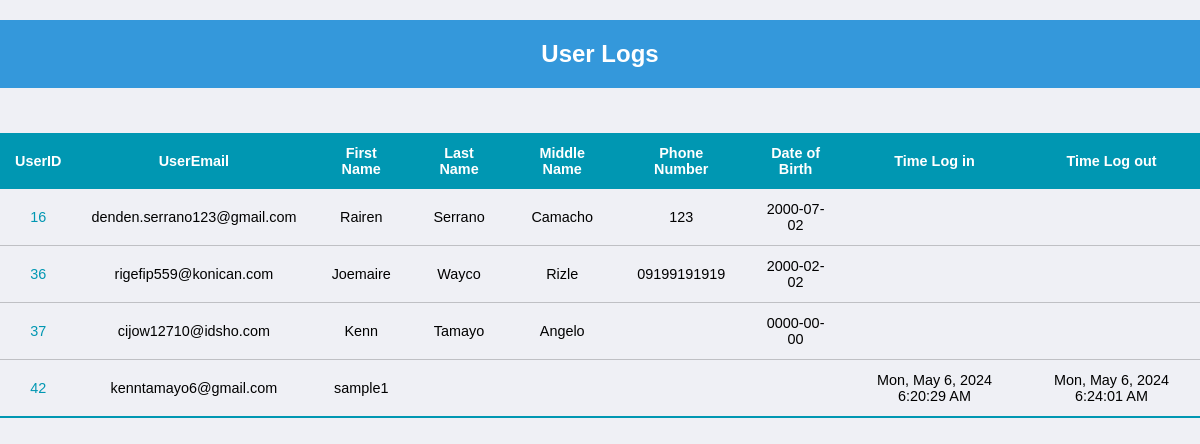
Page /user_logs.php on the earlier database version.
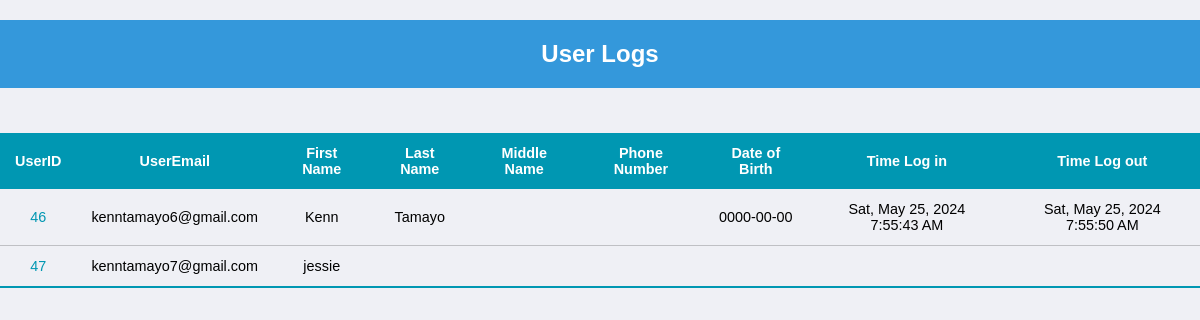
Same page on the later database version.
### tables this page shows
CREATE TABLE `account_details` (
  `account_id` int(11) NOT NULL,
  `UserID` int(11) DEFAULT NULL,
  `first_name` varchar(50) DEFAULT NULL,
  `last_name` varchar(50) DEFAULT NULL,
  `middle_name` varchar(50) DEFAULT NULL,
  `email` varchar(50) DEFAULT NULL,
  `phone_number` varchar(11) DEFAULT NULL,
  `date_of_birth` date DEFAULT NULL
);

CREATE TABLE `users` (
  `UserID` int(11) NOT NULL,
  `name` varchar(50) NOT NULL,
  `email` varchar(50) NOT NULL,
  `password` varchar(50) NOT NULL,
  `password_creation_date` date DEFAULT NULL,
  `code` text NOT NULL,
  `profile_picture` varchar(50) NOT NULL,
  `time_log_in` timestamp NULL DEFAULT NULL,
  `time_log_out` timestamp NULL DEFAULT NULL,
  `failed_attempts` int(11) DEFAULT 0,
  `lock_until` timestamp NULL DEFAULT NULL
);

### user_logs.php (the view, shortened to what this page needs)
<!DOCTYPE html>
<html lang="en">
<head>
    <link rel="stylesheet" href="css/style.css">
</head>
<body>
  <h2 class="newbook_header">User Logs</h2>
  <?php
include("dbconnect.php");
if (isset($_GET['userID'])) {
    $selectedUserID = $_GET['userID'];
    $sql = "SELECT u.UserID, u.email AS userEmail, ad.first_name, ad.last_name, ad.middle_name, ad.phone_number, ad.date_of_birth, u.time_log_in, u.time_log_out
            FROM users u
            JOIN account_details ad ON u.UserID = ad.UserID
            WHERE u.UserID = $selectedUserID";
    $result = mysqli_query($dbconnect, $sql);
    if ($result) {
        ?>
        <form method='post'>
            <div class="dashboard_container">
                <table class="dashboard_table">
                    <thead>
                        <tr>
                            <th>UserID</th>
                            <th>UserEmail</th>
                            <th>First Name</th>
                            <th>Last Name</th>
                            <th>Middle Name</th>
                            <th>Phone Number</th>
                            <th>Date of Birth</th>
                            <th>Time Log in </th>
                            <th>Time log out</th>
                        </tr>
                    </thead>
                    <tbody>
                        <?php
                        while ($row = mysqli_fetch_assoc($result)) {
                            ?>
                            <tr>
                                <td><a class="userid_link" href='borrowedbooks_management.php?userID=<?php echo $row['UserID']; ?>'><?php echo $row['UserID']; ?></a></td>
                                <td><?php echo $row['userEmail']; ?></td>
                                <td><?php echo $row['first_name']; ?></td>
                                <td><?php echo $row['last_name']; ?></td>
                                <td><?php echo $row['middle_name']; ?></td>
                                <td><?php echo $row['phone_number']; ?></td>
                                <td><?php echo $row['date_of_birth']; ?></td>
                                <td><?php echo $row['time_log_in']; ?></td>
                                <td><?php echo $row['time_log_out']; ?></td>
                            </tr>
                            <?php
                        }
                        ?>
                    </tbody>
                </table>
            </div>
        </form>
        <?php
    } else {
        echo "Error: " . mysqli_error($dbconnect);
    }
} else {
    $sqlAllUsers = "SELECT u.UserID, u.email AS userEmail, ad.first_name, ad.last_name, ad.middle_name, ad.phone_number, ad.date_of_birth, u.time_log_in, u.time_log_out
                    FROM users u
                    JOIN account_details ad ON u.UserID = ad.UserID";
    $resultAllUsers = mysqli_query($dbconnect, $sqlAllUsers);
    if ($resultAllUsers) {
        ?>
        <form method='post'>
            <div class="dashboard_container">
                <table class="dashboard_table">
                    <thead>
                        <tr>
                            <th>UserID</th>
                            <th>UserEmail</th>
                            <th>First Name</th>
                            <th>Last Name</th>
                            <th>Middle Name</th>
                            <th>Phone Number</th>
                            <th>Date of Birth</th>
                            <th>Time Log in </th>
                            <th>Time Log out</th>
                        </tr>
                    </thead>
                    <tbody>
                        <?php
                        while ($rowAllUsers = mysqli_fetch_assoc($resultAllUsers)) {
                            ?>
                            <tr>
                                <td><a class="userid_link" href='borrowedbooks_management.php?userID=<?php echo $rowAllUsers['UserID']; ?>'><?php echo $rowAllUsers['UserID']; ?></a></td>
                                <td><?php echo $rowAllUsers['userEmail']; ?></td>
                                <td><?php echo $rowAllUsers['first_name']; ?></td>
                                <td><?php echo $rowAllUsers['last_name']; ?></td>
                                <td><?php echo $rowAllUsers['middle_name']; ?></td>
                                <td><?php echo $rowAllUsers['phone_number']; ?></td>
                                <td><?php echo $rowAllUsers['date_of_birth']; ?></td>
                                <td><?php echo !empty($rowAllUsers['time_log_in']) ? date('D, M j, Y g:i:s A', strtotime($rowAllUsers['time_log_in'])) : ''; ?></td>
                                <td><?php echo !empty($rowAllUsers['time_log_out']) ? date('D, M j, Y g:i:s A', strtotime($rowAllUsers['time_log_out'])) : ''; ?></td>
                            <?php
                        }
                        ?>
                    </tbody>
                </table>
            </div>
        </form>
        <?php
    } else {
        echo "Error: " . mysqli_error($dbconnect);
    }
}
?>
</body>
</html>

### css/style.css (style rules this page uses)
* { font-family: 'Poppins', sans-serif; }
body,html, :root { min-height: 100%; background-color: #EFF0F5; padding: 0; margin: 0; font-family: Poppins, sans-serif; font-size: 1em; }
.dashboard_container, .usermanagement_container { display: flex; justify-content: center; align-items: center; }
.dashboard_table { border-collapse: collapse; margin: 25px 0; font-size: .9em; min-width: 400px; }
.dashboard_table thead tr { background-color: #0097B2; color: #FFF; text-align: center; font-weight: bold; }
.dashboard_table th, .dashboard_table td { padding: 12px 15px; text-align: center; }
.dashboard_table tbody tr { border-bottom: 1px solid rgba(0, 0, 0, 0.2); }
.dashboard_table tbody tr:last-of-type { border-bottom: 2px solid #0097B2; }
.userid_link { text-decoration: none; color: #0097B2; }
.newbook_header { background-color: #3498db; color: #fff; text-align: center; padding: 20px; }

Differences in the rows shown:
removed account_details: UserID.UserID "16", UserID.email "denden.serrano123@gmail.com", first_name "Rairen", last_name "Serrano", middle_name "Camacho", phone_number "123", date_of_birth "2000-07-02"
removed account_details: UserID.UserID "36", UserID.email "rigefip559@konican.com", first_name "Joemaire", last_name "Wayco", middle_name "Rizle", phone_number "09199191919", date_of_birth "2000-02-02"
removed account_details: UserID.UserID "37", UserID.email "cijow12710@idsho.com", first_name "Kenn", last_name "Tamayo", middle_name "Angelo", date_of_birth "0000-00-00"
removed account_details: UserID.UserID "42", UserID.email "kenntamayo6@gmail.com", first_name "sample1", UserID.time_log_in "Mon, May 6, 2024 6:20:29 AM", UserID.time_log_out "Mon, May 6, 2024 6:24:01 AM"
added account_details: UserID.UserID "46", UserID.email "kenntamayo6@gmail.com", first_name "Kenn", last_name "Tamayo", date_of_birth "0000-00-00", UserID.time_log_in "Sat, May 25, 2024 7:55:43 AM", UserID.time_log_out "Sat, May 25, 2024 7:55:50 AM"
added account_details: UserID.UserID "47", UserID.email "kenntamayo7@gmail.com", first_name "jessie"
